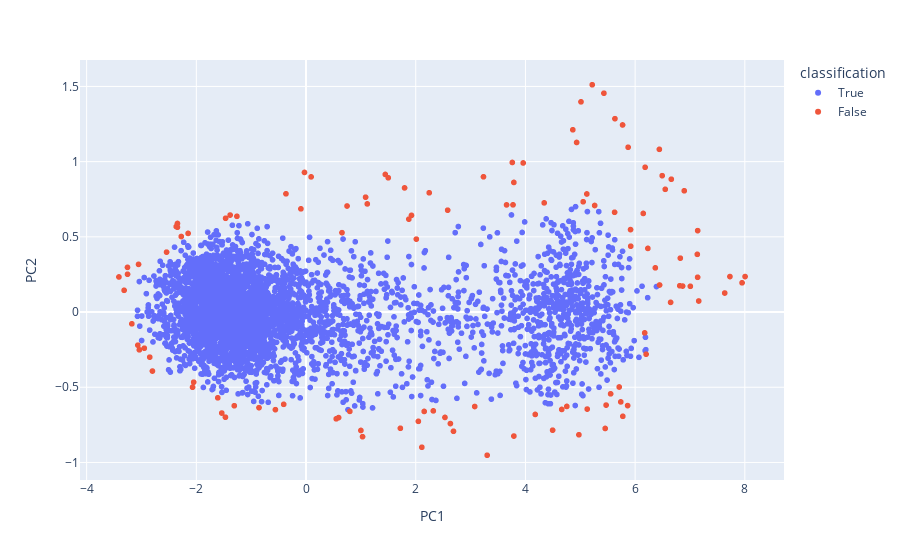

Source (notebook cell):
### Code cell
fig = px.scatter(new_data, x='PC1', y='PC2', color = "classification")
fig.show()
